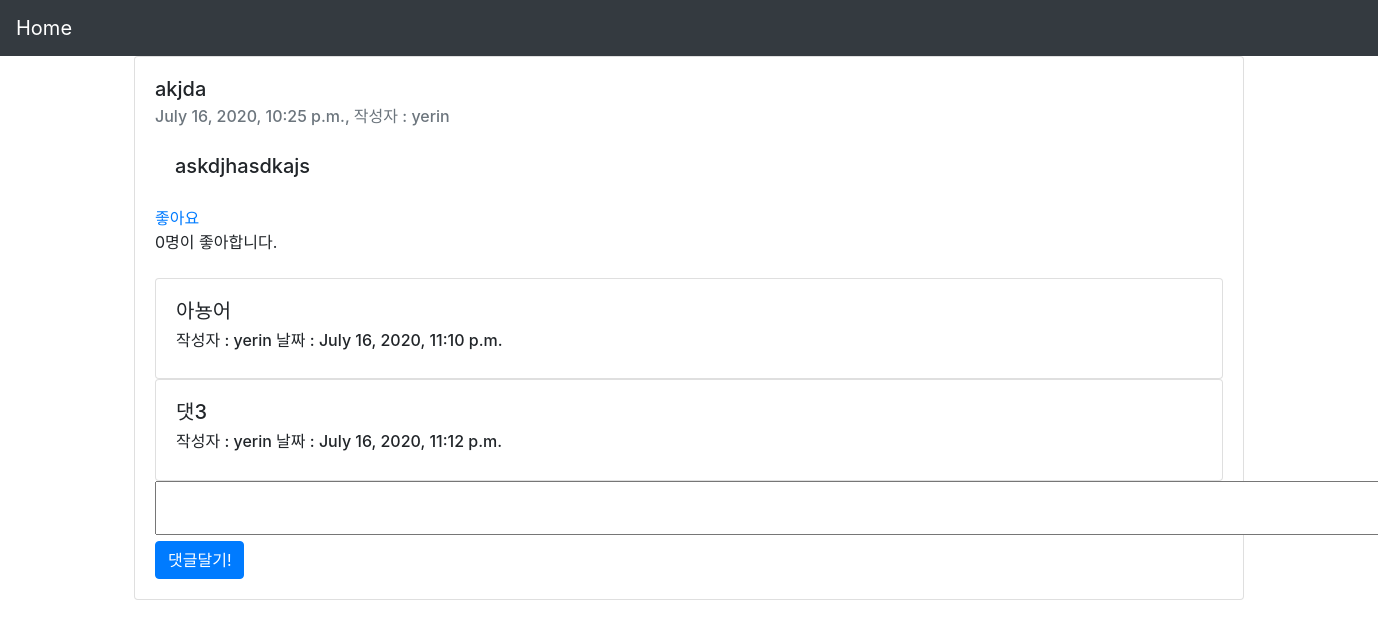
The page /blog/1 on the database its author committed.
### blog/models.py (models this page shows, shortened)
class Blog(models.Model):
    title = models.CharField(max_length = 200)
    pub_date = models.DateTimeField('data published')
    body = models.TextField()
    writer = models.ForeignKey(User, on_delete=models.CASCADE, null=True)
    likes = models.ManyToManyField(User, through='Like', through_fields=('blog', 'user'), related_name='likes')
    def like_count(self):
        return self.likes.count()

class Comment(models.Model):
    body = models.TextField(max_length=500)
    pub_date = models.DateTimeField('data published')
    c_writer = models.ForeignKey(User, on_delete=models.CASCADE, null=True)
    post = models.ForeignKey(Blog, on_delete=models.CASCADE, null = True)

### blog/views.py (the view)
# urls.py: path('<int:blog_id>', views.detail, name="detail"),
def detail(request, blog_id):
    detail = get_object_or_404(Blog, pk=blog_id)
    comments = Comment.objects.all().filter(post=detail)
    user = request.user
    if detail.likes.filter(id = user.id):
        message = "좋아요 취소"
    else:
        message = "좋아요"
    return render(request ,'detail.html', { 'detail' : detail, 'comments' : comments, 'message' : message, } )

### blog/templates/detail.html (shortened to what this page needs)
{% extends 'basic.html' %}
{% block content %}
<div class="card">
    <div class="card-body">
        <h5 class="card-title">{{detail.title}}</h5>
        <h6 class="card-subtitle mb-2 text-muted">{{detail.pub_date}}, 작성자 : {{detail.writer}}</h6>
        <h5 class="card-body">{{detail.body}}</h5>
        <a href="{% url 'post_like' detail.id %}">{{message}}</a>
        <br>
        {{detail.like_count}}명이 좋아합니다.
        <br>
        <br>
        {% for comment in comments %}
        <div class="card">
            <div class="card-body">
                <h5>{{comment.body}}</h5>
                <h6>작성자 : {{comment.c_writer}} 날짜 : {{comment.pub_date}}</h6>
            </div>
        </div>
        {% endfor %}
        <form method="POST" action="{% url 'comment' detail.id %}">
            <textarea cols=125 row=2 name="body"></textarea>
            <input class="btn btn-primary" type="submit" value="댓글달기!">
        </form>
    </div>
</div>
{% endblock %}

### templates/basic.html (shortened to what this page needs)
<!DOCTYPE html>
<html lang="en">
<head>
  <link rel="stylesheet" href="https://stackpath.bootstrapcdn.com/bootstrap/4.5.0/css/bootstrap.min.css"
>
</head>
<body>
  <nav class="navbar navbar-expand-lg navbar-dark bg-dark">
    {% if user.is_authenticated %}
    <a class="navbar-brand" href="#">{{user.username}}님 환영합니다.</a>
    <button class="navbar-toggler" type="button" data-toggle="collapse" data-target="#navbarSupportedContent"
      aria-controls="navbarSupportedContent" aria-expanded="false" aria-label="Toggle navigation">
      <span class="navbar-toggler-icon"></span>
    </button>
    <div class="collapse navbar-collapse" id="navbarSupportedContent">
      <ul class="navbar-nav mr-auto">
        <li class="nav-item active">
          <a class="nav-link" href="{% url 'blog' %}">Blog Home <span class="sr-only">(current)</span></a>
        </li>
        <li class="nav-item active">
          <a class="dropdown-item" href="javascript:{document.getElementById('logout').submit()}">Logout</a>
          <form id="logout" method="POST" action="{% url 'logout' %}">
            {% csrf_token %} <input type="hidden" />
          </form>
        </li>
      </ul>
    </div>
    {% else %}
    <a class="navbar-brand" href="{% url 'home' %}">Home</a>
    {% endif %}
  </nav>
  <div class="container">
    {% block content %}
    {% endblock %}
  </div>
</body>
</html>

### rows shown on the page
Blog: title "akjda", pub_date "July 16, 2020, 10:25 p.m.", writer "yerin", body "askdjhasdkajs", like_count "0"
Comment: body "아뇽어", c_writer "yerin", pub_date "July 16, 2020, 11:10 p.m."
Comment: body "댓3", c_writer "yerin", pub_date "July 16, 2020, 11:12 p.m."

### other values the page prints
{{ message }} "좋아요"
